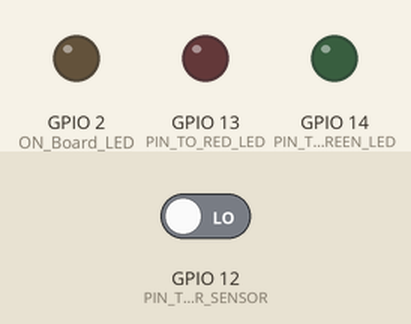
Recording of a sketch running on a simulated ESP32. Parts: output pins drawn as LEDs (lit = HIGH). The inputs (shaded band) are chosen by the test bench; at power-on: GPIO 12 (PIN_TO_PIR_SENSOR) LOW. A WiFi scan finds three made-up networks; what the sketch prints to the serial monitor is not drawn.

Above: at 3.2 s.
3.3 s: GPIO 12 (PIN_TO_PIR_SENSOR) driven HIGH
At 6.2 s:
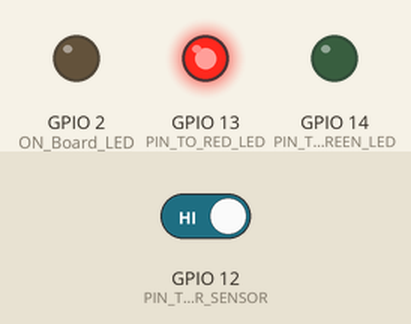
At 11.1 s:
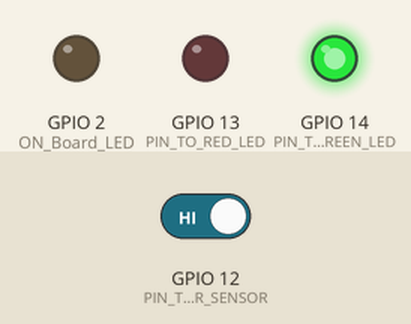
Timing chart, 0 to 12.8 s (numbered marks = the images above; inputs shaded):
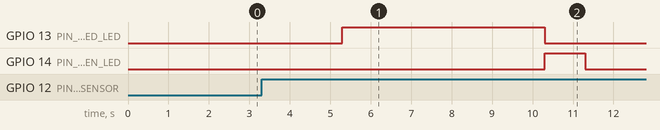

Measured:
- after the input at 3.3 s, GPIO 13 (PIN_TO_RED_LED): LOW → HIGH after 2.0 s, → LOW 5.0 s later; GPIO 14 (PIN_TO_GREEN_LED): LOW → HIGH after 7.0 s, → LOW 1.0 s later

The sketch:

ESP32-Sender.ino
```cpp
/*
   ESP32-DevKit-Sender-1
*/

// ======================================== Including the libraries.
#include <esp_now.h>
#include <esp_wifi.h>
#include <esp_sleep.h>
#include <WiFi.h>
// ========================================

// Defines the Digital Pin of the "On Board LED".
#define ON_Board_LED 2

//PIR Sensor
const int PIN_TO_PIR_SENSOR = 12;

//LED
const int PIN_TO_RED_LED = 13;
const int PIN_TO_GREEN_LED = 14;

// Variables for PIR data
int int_value;
int pinStateCurrent   = LOW;
int pinStatePrevious  = LOW;

// ======================================== REPLACE WITH THE MAC ADDRESS OF YOUR MASTER / RECEIVER / ESP32 RECEIVER.
uint8_t broadcastAddress[] = {0xA8, 0x42, 0xE3, 0x4A, 0x1F, 0x6C};
//0xA8, 0x42, 0xE3, 0x4A, 0x1F, 0x6C
// ========================================

// Insert your SSID (The SSID of the "ESP32 Receiver" access point.).
constexpr char WIFI_SSID[] = "ESP32_WS";

// ======================================== Variable for millis / timer.
unsigned long previousMillisSend = 0;
const long intervalSend = 5000;

unsigned long previousMillisScan = 0;
const long intervalScan = 60000;
// ========================================

// ======================================== Variables to accommodate the data to be sent.
String send_ID_Board = "#1";
String send_Motion = "";
//String send_Siren = "";
String send_Status = "";
int send_IsActive_PIR;
// ========================================

// ======================================== Structure example to send data
// Must match the receiver structure
typedef struct struct_message_send {
  String ID_Board;
  String Motion;
  //String Siren;
  String Status_Read;
  int IsActive_PIR;
} struct_message_send;

struct_message_send send_Data; //--> Create a struct_message to send data.
// ========================================

// ________________________________________________________________________________ Callback when data is sent
void OnDataSent(const uint8_t *mac_addr, esp_now_send_status_t status) {
  digitalWrite(ON_Board_LED, HIGH); //--> Turn on ON_Board_LED when it starts sending data.
  Serial.print("\r\nLast Packet Send Status:\t");
  Serial.println(status == ESP_NOW_SEND_SUCCESS ? "Delivery Success" : "Delivery Fail");
  Serial.println(">>>>>");
  digitalWrite(ON_Board_LED, LOW); //--> Turn off ON_Board_LED when finished sending data.
}

int32_t getWiFiChannel(const char *ssid) {
  if (int32_t n = WiFi.scanNetworks()) {
    for (uint8_t i = 0; i < n; i++) {
      if (!strcmp(ssid, WiFi.SSID(i).c_str())) {
        return WiFi.channel(i);
      }
    }
  }
  return 0;
}
// ________________________________________________________________________________

// ________________________________________________________________________________ Subroutine to scan the access point of "ESP32 Receiver" to get the Wi-Fi channel used by "ESP32 Receiver".
void scan_and_set_Wifi_Channel() {
  // "ESP32 Sender" and "ESP32 Receiver" must use the same Wi-Fi channel.

  Serial.println();
  Serial.println("-------------");
  Serial.print("Scanning SSID : ");
  Serial.print(WIFI_SSID);
  Serial.println(" ...");

  // Get the Wi-Fi channel "ESP32 Receiver".
  int32_t channel = getWiFiChannel(WIFI_SSID);

  // Get the Wi-Fi channel on this device (ESP32 Sender).
  int cur_WIFIchannel = WiFi.channel();

  if (channel == 0) {
    Serial.print("SSID : ");
    Serial.print(WIFI_SSID);
    Serial.println(" not found !");
    Serial.println();
  } else {
    Serial.print("SSID : ");
    Serial.print(WIFI_SSID);
    Serial.print(" found. (Channel : ");
    Serial.print(channel);
    Serial.println(")");

    // If the "ESP32 Sender" Wi-Fi channel is different from the "ESP32 Receiver" Wi-Fi channel,
    // then the "ESP32 Sender" Wi-Fi channel is set to use the same channel as the "ESP32 Receiver" Wi-Fi channel.
    if (cur_WIFIchannel != channel) {
      Serial.println("Set Wi-Fi channel...");
      Serial.println();
      esp_wifi_set_promiscuous(true);
      esp_wifi_set_channel(channel, WIFI_SECOND_CHAN_NONE);
      esp_wifi_set_promiscuous(false);
    }
  }

  Serial.print("Wi-Fi channel : ");
  Serial.println(WiFi.channel());
  Serial.println("-------------");
}
// ________________________________________________________________________________

// ________________________________________________________________________________ Subroutine to read and get data from the PIR sensor.
void read_and_get_PIR_sensor_data() {


  //Check PIR State
  pinStatePrevious = pinStateCurrent;
  pinStateCurrent = digitalRead(PIN_TO_PIR_SENSOR);

  if (pinStatePrevious == LOW && pinStateCurrent == HIGH) {
    Serial.println("\nMotion detected! Waking up...");
    //Serial.println("\nMotion detected!");

    Serial.println();
    Serial.println("-------------");
    Serial.print("ESP32 ");
    Serial.println(send_ID_Board);

    send_Motion = "DETECTED";
    //send_Siren = "ACTIVATED";
    send_IsActive_PIR = 1;

    // Check if any reads failed.
    if (send_Motion == "") {
      Serial.println("Failed to read ");
      send_Motion = "Nan";
      //send_Siren = "Nan";
      send_Status = "FAILED";
    } else {
      send_Status = "SUCCEED";
    }

    // ::::::::::::::::: Set data to send
    send_Data.ID_Board = send_ID_Board;
    send_Data.Motion = send_Motion;
    //send_Data.Siren = send_Siren;
    send_Data.Status_Read = send_Status;
    send_Data.IsActive_PIR = send_IsActive_PIR;
    // :::::::::::::::::

    Serial.println();
    Serial.print(">>>>> ");
    Serial.println("Send data");

    delay(2000);
    digitalWrite(PIN_TO_GREEN_LED, LOW);
    digitalWrite(PIN_TO_RED_LED, HIGH);

    Serial.printf("Motion : %s\n", send_Motion);
    //Serial.printf("Siren : %s\n", send_Siren);
    Serial.printf("Status Read PIR Sensor : %s\n", send_Status);
    Serial.printf("PIR IS ACTIVE : %d\n", send_IsActive_PIR);

    // ::::::::::::::::: Send message via ESP-NOW
    esp_err_t result = esp_now_send(broadcastAddress, (uint8_t *) &send_Data, sizeof(send_Data));

    if (result == ESP_OK) {
      Serial.println("Massage Sending confirmed");
    }
    else {
      Serial.println("Sending error");
    }

    //read_and_get_PIR_sensor_data();
    delay(5000);
    Serial.println("Going to sleep now");
    digitalWrite(PIN_TO_GREEN_LED, HIGH);
    digitalWrite(PIN_TO_RED_LED, LOW);
    delay(1000);
    digitalWrite(PIN_TO_GREEN_LED, LOW);
    //esp_deep_sleep_start();

    Serial.println("-------------");
  }

}
// ________________________________________________________________________________


// ________________________________________________________________________________ VOID SETUP()
void setup() {
  // put your setup code here, to run once:
  Serial.begin(115200);
  Serial.println();

  pinMode(ON_Board_LED, OUTPUT); //--> On Board LED port Direction output
  digitalWrite(ON_Board_LED, LOW); //--> Turn off Led On Board

  //ESP Wakeup Extranal
  esp_sleep_enable_ext0_wakeup(GPIO_NUM_12, 1);

  // ---------------------------------------- Set Wifi to STA mode
  Serial.println();
  Serial.println("-------------");
  Serial.println("WIFI mode : STA");
  WiFi.mode(WIFI_STA);
  Serial.println("-------------");
  // ----------------------------------------

  // ---------------------------------------- Scan & Set the Wi-Fi channel.
  scan_and_set_Wifi_Channel();
  // ----------------------------------------

  // ---------------------------------------- Init ESP-NOW
  Serial.println();
  Serial.println("-------------");
  Serial.println("Start initializing ESP-NOW...");
  if (esp_now_init() != ESP_OK) {
    Serial.println("Error initializing ESP-NOW");
    Serial.println("Restart ESP32...");
    Serial.println("-------------");
    delay(1000);
    ESP.restart();
  }
  Serial.println("Initializing ESP-NOW was successful.");
  Serial.println("-------------");
  // ----------------------------------------

  // ---------------------------------------- Once ESPNow is successfully Init, we will register for Send CB to get the status of Trasnmitted packet
  Serial.println();
  Serial.println("get the status of Trasnmitted packet");
  esp_now_register_send_cb(OnDataSent);
  // ----------------------------------------

  // ---------------------------------------- Register Peer
  Serial.println();
  Serial.println("Register peer");
  esp_now_peer_info_t peerInfo;
  memcpy(peerInfo.peer_addr, broadcastAddress, 6);
  peerInfo.encrypt = false;
  // ----------------------------------------

  // ---------------------------------------- Add Peer
  Serial.println();
  Serial.println("-------------");
  Serial.println("Starting to add Peers...");
  if (esp_now_add_peer(&peerInfo) != ESP_OK) {
    Serial.println("Failed to add peer");
    Serial.println("-------------");
    return;
  }
  Serial.println("Adding Peers was successful.");
  Serial.println("-------------");
  // ----------------------------------------
  //PIR and LED
  pinMode(PIN_TO_PIR_SENSOR, INPUT);
  pinMode(PIN_TO_RED_LED, OUTPUT);
  pinMode(PIN_TO_GREEN_LED, OUTPUT);

}
// ________________________________________________________________________________

// ________________________________________________________________________________ VOID LOOP()
void loop() {

  read_and_get_PIR_sensor_data();

  //  unsigned long currentMillisScan = millis();
  //  if (currentMillisScan - previousMillisScan >= intervalScan) {
  //    previousMillisScan = currentMillisScan;
  //
  //    scan_and_set_Wifi_Channel();
  //  }
  // ----------------------------------------
}
```
